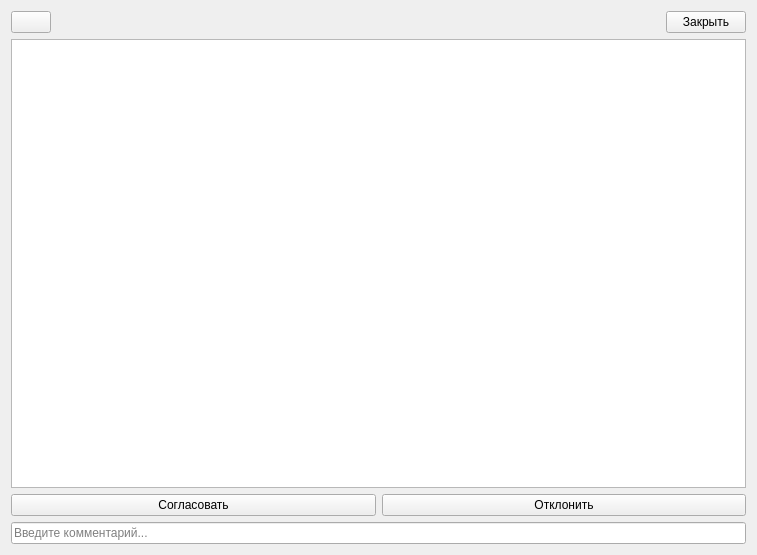
<?xml version="1.0" encoding="UTF-8"?>
<ui version="4.0">
 <class>Accept_invoice_registry</class>
 <widget class="QWidget" name="Accept_invoice_registry">
  <property name="geometry">
   <rect>
    <x>0</x>
    <y>0</y>
    <width>757</width>
    <height>555</height>
   </rect>
  </property>
  <property name="windowTitle">
   <string>Form</string>
  </property>
  <layout class="QVBoxLayout" name="verticalLayout">
   <item>
    <layout class="QHBoxLayout" name="horizontalLayout">
     <item>
      <widget class="QPushButton" name="refresh_btn">
       <property name="text">
        <string/>
       </property>
       <property name="icon">
        <iconset theme="QIcon::ThemeIcon::ViewRefresh"/>
       </property>
      </widget>
     </item>
     <item>
      <spacer name="horizontalSpacer">
       <property name="orientation">
        <enum>Qt::Orientation::Horizontal</enum>
       </property>
       <property name="sizeType">
        <enum>QSizePolicy::Policy::Expanding</enum>
       </property>
       <property name="sizeHint" stdset="0">
        <size>
         <width>50</width>
         <height>20</height>
        </size>
       </property>
      </spacer>
     </item>
     <item>
      <widget class="QPushButton" name="close_btn">
       <property name="text">
        <string>Закрыть</string>
       </property>
       <property name="icon">
        <iconset theme="QIcon::ThemeIcon::ApplicationExit"/>
       </property>
      </widget>
     </item>
    </layout>
   </item>
   <item>
    <layout class="QHBoxLayout" name="horizontalLayout_2">
     <item>
      <widget class="QTableView" name="request_list"/>
     </item>
    </layout>
   </item>
   <item>
    <layout class="QHBoxLayout" name="horizontalLayout_3">
     <item>
      <widget class="QPushButton" name="accept_btn">
       <property name="text">
        <string>Согласовать</string>
       </property>
       <property name="default">
        <bool>false</bool>
       </property>
      </widget>
     </item>
     <item>
      <widget class="QPushButton" name="reject_btn">
       <property name="text">
        <string>Отклонить</string>
       </property>
      </widget>
     </item>
    </layout>
   </item>
   <item>
    <widget class="QLineEdit" name="lineEdit">
     <property name="placeholderText">
      <string>Введите комментарий...</string>
     </property>
    </widget>
   </item>
  </layout>
 </widget>
 <resources/>
 <connections/>
</ui>
